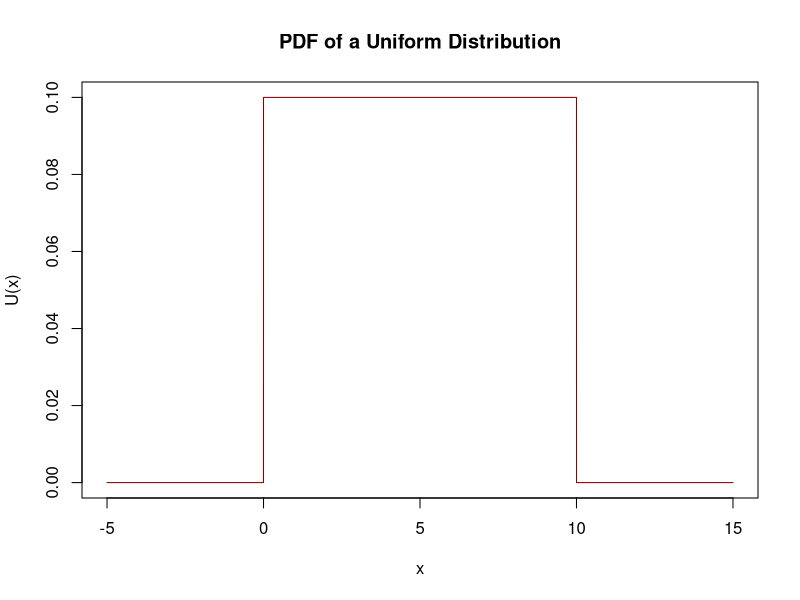
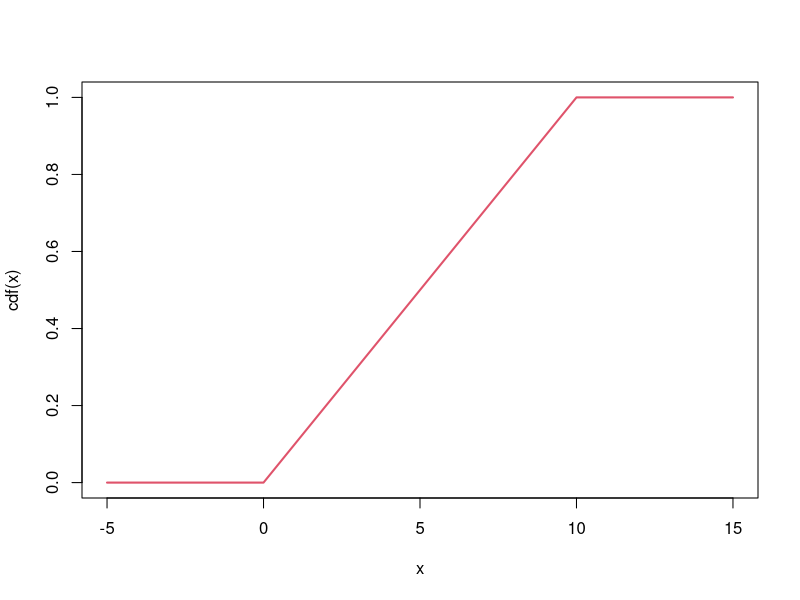
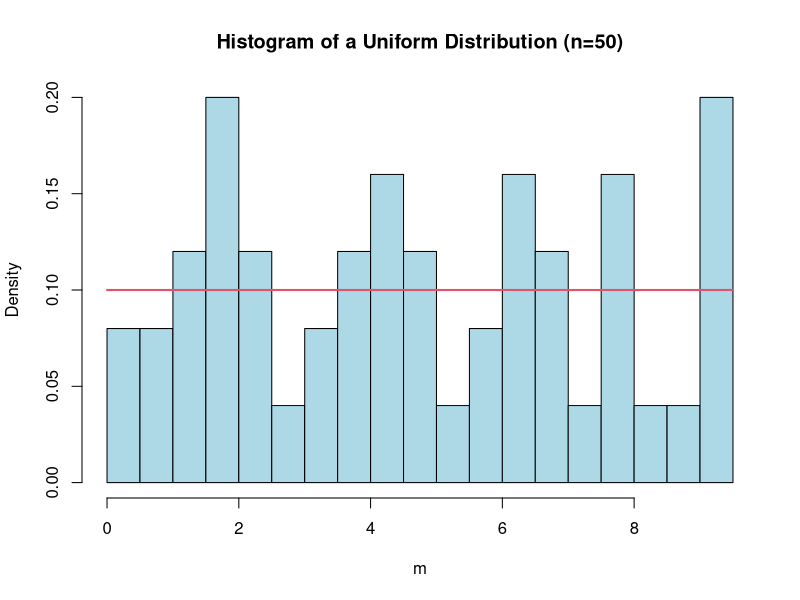
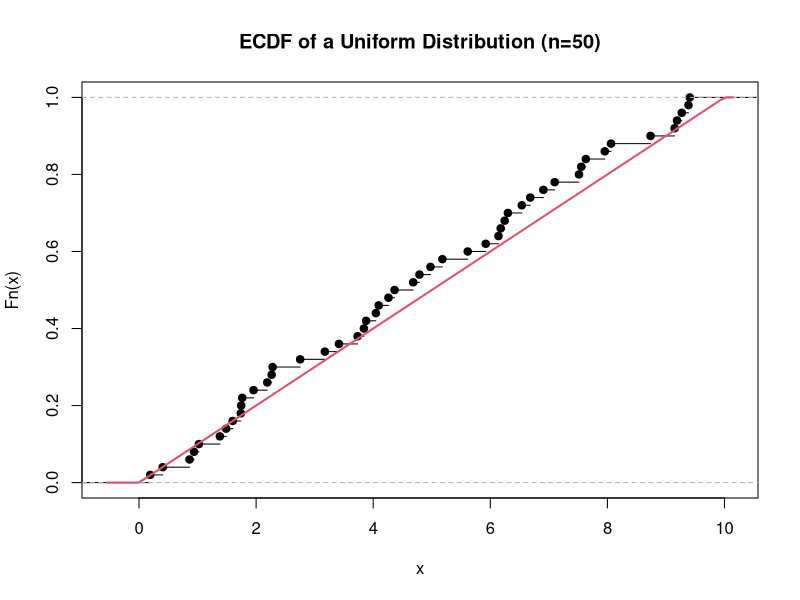
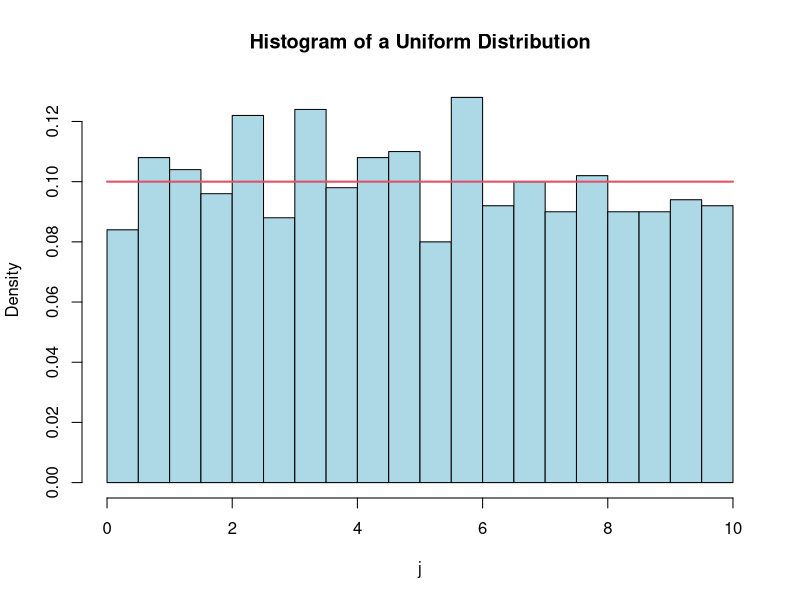
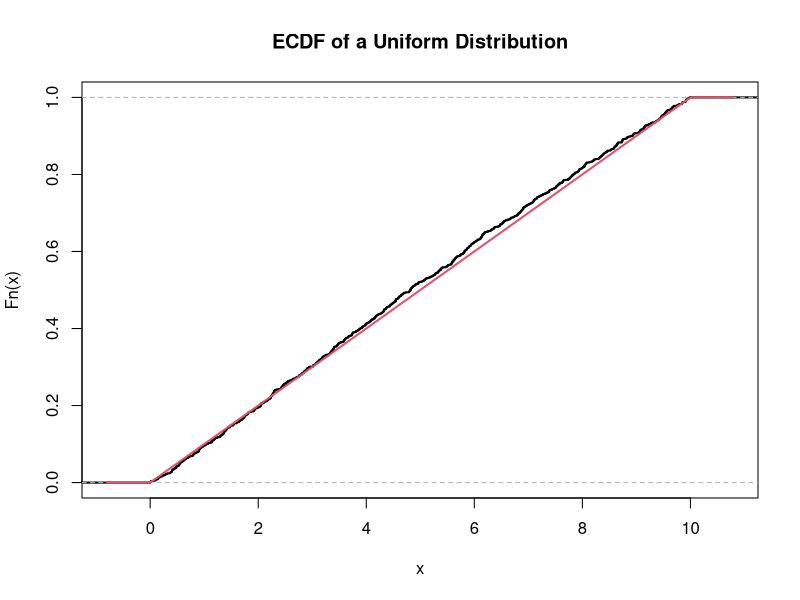
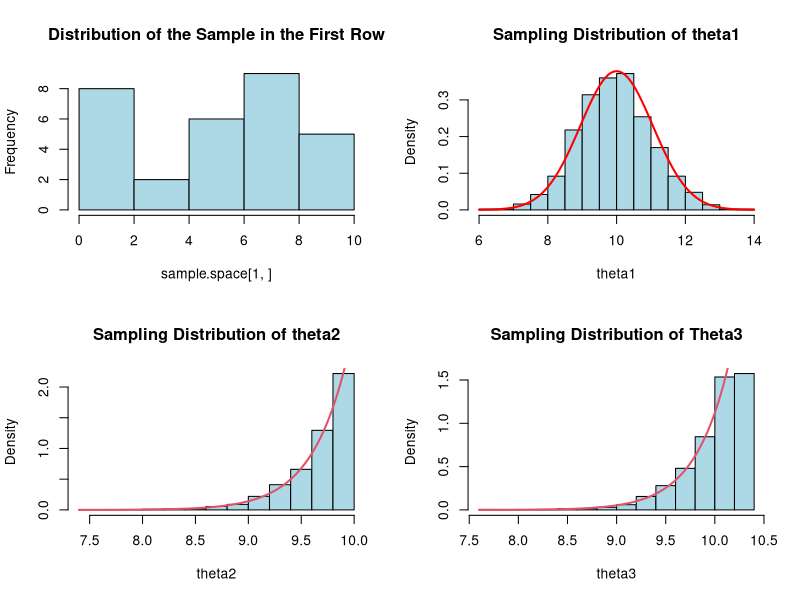
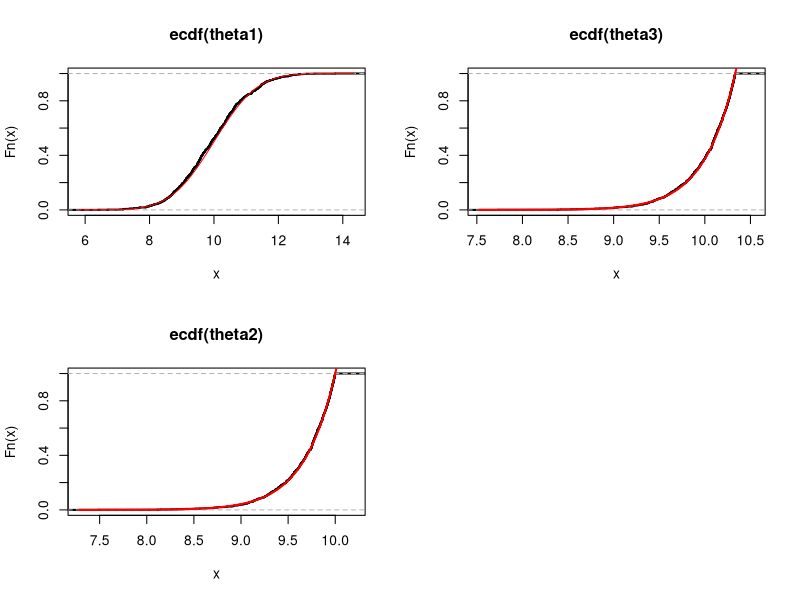

Recreate these plots in R, in order.
## ---- chunk 1
knitr::opts_chunk$set(echo = TRUE)
## ---- chunk 2
set.seed(7001)
U = function(x){dunif(x,0,10)}
x <- seq(-5,15,0.001)
plot(x, U(x), type = 'l', col = 'dark red', main = 'PDF of a Uniform Distribution')
## ---- chunk 3
set.seed(7001)
cdf = function(x){punif(x,0,10)}
plot(x,cdf(x),type='l', col = 2, lwd = 2)
## ---- chunk 4
set.seed(7001)
m = runif(50,0,10)
hist(m, probability = T, breaks = 15, main = "Histogram of a Uniform Distribution (n=50)", col = 'light blue')
curve(dunif(x,0,10), col= 2, lwd=2, add=TRUE)
## ---- chunk 5
set.seed(7001)
plot(ecdf(m), main = "ECDF of a Uniform Distribution (n=50)")
curve(punif(x,0,10), col= 2, lwd=2, add=TRUE)
## ---- chunk 6
set.seed(7001)
j = runif(1000,0,10)
hist(j, probability = T, breaks = 15, col = "light blue", main = "Histogram of a Uniform Distribution")
curve(dunif(x,0,10), col= 2, lwd=2, add=TRUE)
## ---- chunk 7
plot(ecdf(j), main = "ECDF of a Uniform Distribution", lwd = 2)
curve(punif(x,0,10), col= 2, lwd=2, add=TRUE)
## ---- chunk 8

set.seed(7001)
#generic //my.samples = matrix(runif(n*r,min,max),r)
# r = Number of random samples; n = sample size; min = a and max = b for a uniform distribution.
n <- 30
r <- 1000
sample.space = matrix(runif(n*r,0,10),r)

theta1 = 2*(apply(sample.space,1,mean)) #compute the means of each row

# l = mean(sample.space[1,])
# l

theta2 = apply(sample.space,1,max) #Compute the max of each row

theta3 = ((n+1)/n)*(apply(sample.space,1,max)) #Compute the max of each row

## ---- chunk 9

set.seed(7001)
par(mfrow = c(2,2))

hist(sample.space[1,],col="light blue",main="Distribution of the Sample in the First Row")

#The expression in eacy curve() is the respective "pdf" parameter

hist(theta1,col="light blue",main="Sampling Distribution of theta1",probability = T)
curve(dnorm(x, mean=10,sd=1.054093), col="red", lwd=2, add=TRUE)

hist(theta2,col="light blue",main="Sampling Distribution of theta2",freq=F)
curve(((30*(x^29))/10^30), col=2, lwd=2, add=TRUE) 

hist(theta3,col="light blue",main="Sampling Distribution of Theta3",freq=F)
curve(((30*(x^29))/10^30)*((30/31)^30), col= 2, lwd=2, add=TRUE)


## ---- chunk 10
set.seed(7001)

par(mfcol = c(2,2)) #2 rows by 2 col output space

plot(ecdf(theta1), lwd = 2)
curve(pnorm(x,10,1.054093), 
        add=TRUE,
        col="red")
  
plot(ecdf(theta2), lwd = 2)
curve((x^30)/(10^30), col="red", lwd=2, add=TRUE)

plot(ecdf(theta3), lwd = 2)
curve(((x^30)/(10^30))*((30/31)^30), col="red", lwd=2, add=TRUE)
## ---- chunk 11

bias1 = mean(theta1) - 10 #from bias  = E(theta) - theta, where theta = 10 in U(0,10)

var1 <- var(theta1) #Computes the variance of theta 1

MSE1 = var1 + (bias1^2)

bias2 = mean(theta2) - 10

var2 = var(theta2) #Compute the variance of theta 2

MSE2 = var2+(bias2^2)

bias3 = mean(theta3) - 10

var3 = var(theta3) #Compute the variance of each row

MSE3 = var3+(bias3^2)

MSE1 > MSE2 #i.e., MSE2 is less than MSE1

MSE1 > MSE3 #i.e., MSE3 is also less than MSE1

MSE2 > MSE3 #MSE3 is less than both MSE1 and MSE2
